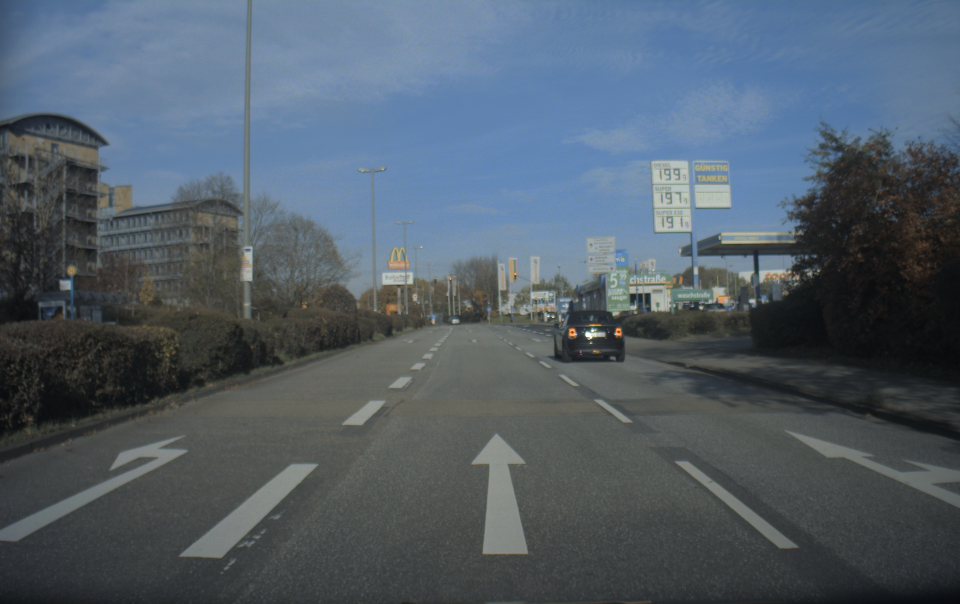
#> input picture resources/sekonix_imgs/2.png, 1920 x 1208 px, found by its file name (shown at 1/2 size)
$ python test_ipm.py ../resources/sekonix_imgs/2.png
#> lines starting #> are read from the running program, lines starting #| are printed output that depends on the picture
# -*- coding: utf-8 -*-
import numpy as np
import cv2

class IPM(object):
    """
    Inverse perspective mapping to a bird-eye view. Assume pin-hole camera model.
    There are detailed explanation of every step in the comments, and variable names in the code follow these conventions:
    `_c` for camera coordinates
    `_w` for world coordinates
    `uv` for perspective transformed uv 2d coordinates (the input image)
    """
    def __init__(self, camera_info, ipm_info):
        self.camera_info = camera_info
        self.ipm_info = ipm_info

        ## Construct matrices T, R, K
        self.T = np.eye(4)
        self.T[2, 3] = -camera_info.camera_height # 4x4 translation matrix in 3d space (3d homo coordinate)
        _cy = np.cos(camera_info.yaw   * np.pi / 180.)
        _sy = np.sin(camera_info.yaw   * np.pi / 180.)
        _cp = np.cos(camera_info.pitch * np.pi / 180.)
        _sp = np.sin(camera_info.pitch * np.pi / 180.)
        tyaw = np.array([[_cy, 0, -_sy],
                         [0, 1, 0],
                         [_sy, 0, _cy]])
        tyaw_inv = np.array([[_cy, 0, _sy],
                             [0, 1, 0],
                             [-_sy, 0, _cy]])
        tpitch = np.array([[1, 0, 0],
                           [0, _cp, -_sp],
                           [0, _sp, _cp]])
        tpitch_inv = np.array([[1, 0, 0],
                               [0, _cp, _sp],
                               [0, -_sp, _cp]])
        self.R = np.dot(tyaw, tpitch) # 3x3 Rotation matrix in 3d space
        self.R_inv = np.dot(tpitch_inv, tyaw_inv)
        self.K = np.array([[camera_info.f_x, 0, camera_info.u_x],
                           [0, camera_info.f_y, camera_info.u_y],
                           [0, 0, 1]]).astype(np.float32) # 3x3 intrinsic perspective projection matrix

        ## The ground plane z=0 in the world coordinates, transform to a plane `np.dot(self.normal_c, point) = self.const_c` in the camera coordinates.
        # This is used to find (x,y,z)_c according to (u,v). See method `uv2xy` for detail.
        self.normal_c = np.dot(self.R, np.array([0,0,1])[:, None]) # normal of ground plane equation in camera coordinates
        self.const_c = np.dot(self.normal_c.T,
                              np.dot(self.R,
                                     np.dot(self.T, np.array([0,0,0,1])[:, None])[:3])) # constant of ground plane equation in camera coordinates

        ## Get the limit to be converted on the uv map (must below vanishing point)
        # To calculate (u,v) of the vanishing point on the uv map of delta vector v=[0,1,0] in the world coordinates
        # homo coordinates of a vector will be v_4 = [0, 1, 0, 0], mapping this vector to camera coordinate:
        # vc_3 = np.dot(R_4, np.dot(T_4, v_4))[:3] = np.dot(R, v), the 2d homo coordinate of the vanishing point will be at
        # lim_{\lambda -> \infty} np.dot(K, lambda * vc_3) = np.dot(K, vc_3)

        # lane_vec_c = np.dot(self.R, np.array([0,1,0])[:, None]) # lane vector in camera coordinates
        # lane_vec_homo_uv = np.dot(self.K, lane_vec) # lane vector on uv map (2d homo coordinate)
        lane_vec_homo_uv = np.dot(self.K, np.dot(self.R, np.array([0,1,0])[:, None])) # lane vector on uv map (2d homo coordinate)
        vp = self.vp = lane_vec_homo_uv[:2] / lane_vec_homo_uv[2] # coordinates of the vanishing point of lanes on uv map

        # UGLY: This is an ugly op to ensure the converted area do not goes beyond the vanishing point, as the camera intrinsic/extrinsic parameters are not accurate in my case.
        ipm_top = self.ipm_top = max(ipm_info.top, vp[1]+ipm_info.input_height/15)
        uv_limits = self.uv_limits = np.array([[ipm_info.left, ipm_top],
                              [ipm_info.right, ipm_top],
                              [vp[0], ipm_top],
                              [vp[0], ipm_info.bottom]]).T # the limits of the area on the uv map to be IPM-converted

        ## The x,y limit in the world coordinates is used to calculate xy_grid, and then the corresponding uv_grid
        self.xy_limits = self.uv2xy(uv_limits)
        xmin, xmax = min(self.xy_limits[0]), max(self.xy_limits[0])
        ymin, ymax = min(self.xy_limits[1]), max(self.xy_limits[1])
        stepx = (xmax - xmin) / ipm_info.out_width  # x to output pixel ratio
        stepy = (ymax - ymin) / ipm_info.out_height # y to output pixel ratio

        # xy_grid: what x,y coordinates in world coordinates will be stored in every output image pixel
        self.xy_grid = np.array([[(xmin + stepx * (0.5 + j), ymax - stepy * (0.5 + i)) for j in range(ipm_info.out_width)]
                                 for i in range(ipm_info.out_height)]).reshape(-1, 2).T
        # uv_grid: what u,v coordiantes on the uv map will be stored in every output image pixel
        self.uv_grid = self.xy2uv(self.xy_grid).astype(int)
        self.uv_grid = self.uv_grid * ((self.uv_grid[0] > ipm_info.left) * (self.uv_grid[0] < ipm_info.right) *\
                                       (self.uv_grid[1] > ipm_top) * (self.uv_grid[1] < ipm_info.bottom))
        self.uv_grid = tuple(self.uv_grid.reshape(2, ipm_info.out_height, ipm_info.out_width))
        self.uv_grid = (self.uv_grid[1], self.uv_grid[0])

    def xy2uv(self, xys): # all points have z=0 (ground plane): w (u,v,1) = KRT (x,y,z)_w
        xyzs = np.vstack((xys, -self.camera_info.camera_height * np.ones(xys.shape[1]))) # (x,y,z) after translation
        xyzs_c = np.dot(self.K, np.dot(self.R, xyzs)) # w(u,v,1) (2d homo)
        return xyzs_c[:2] / xyzs_c[2]

    def uv2xy(self, uvs): # all points have z=0 (ground plane): find (x,y,z)_c first, then x_w, y_w = (R^-1 (x,y,z)_c)[:2]
        uvs = (uvs - np.array([self.camera_info.u_x, self.camera_info.u_y])[:, None]) /\
              np.array([self.camera_info.f_x, self.camera_info.f_y])[:, None] # converted using camara intrinsic parameters
        uvs = np.vstack((uvs, np.ones(uvs.shape[1])))
        xyz_c = (self.const_c / np.dot(self.normal_c.T, uvs)) * uvs # solve the equation, get (x,y,z) on the ground plane in camera coordinates
        xy_w = np.dot(self.R_inv, xyz_c)[:2, :] # (x, y) on the ground plane in the world coordinates
        return xy_w

    def __call__(self, img):
        return self.ipm(img)

    def ipm(self, img):
        out_img = np.zeros((self.ipm_info.out_height, self.ipm_info.out_width))
        out_img[...] = img[self.uv_grid]
        return out_img

    def reverse_ipm(self, img, shape=None):
        if shape is None:
            shape = img.shape
        out_img = np.zeros(shape)
        out_img[self.uv_grid] = img
        return out_img

class _DictObjHolder(object):
    def __init__(self, dct):
        self.dct = dct

    def __getattr__(self, name):
        return self.dct[name]

if __name__ == "__main__":
    import os
    import sys
    # sys.path.insert(0, os.path.expanduser("~/caffe/python/"))
    import matplotlib
    matplotlib.use("Agg")
    import matplotlib.pyplot as plt
    # import caffe

    camera_info = _DictObjHolder({
        "f_x": 1834,         # focal length x
        "f_y": 1834,         # focal length y
        # "f_x": 34,         # focal length x
        # "f_y": 34,         # focal length y
        "u_x": 961,             # optical center x
        "u_y": 680,             # optical center y
        "camera_height": 100000,  # camera height in `mm`
        "pitch": 92.274,            # rotation degree around x
        "yaw": 0.898               # rotation degree around y
    })
    ipm_info = _DictObjHolder({
        "input_width": 1920,
        "input_height": 1208,
        "out_width": 1920,
        "out_height": 1208,
        "left": 40,
        "right": 1800,
        "top": 40,
        "bottom": 1200
    })

    # path = sys.argv[1]
    # img = caffe.io.load_image(path)
    # img = caffe.io.resize(img, (480, 640))
    img = cv2.imread('./resources/sekonix_imgs/2.png', -1)
#> img is the input picture: shape (1208, 1920, 3); mean B, G, R 104.1, 93.3, 81.5
    img = cv2.cvtColor(img, cv2.COLOR_BGR2RGB)
    if len(img.shape) == 3:
        img = np.dot(img, [0.299, 0.587, 0.114])
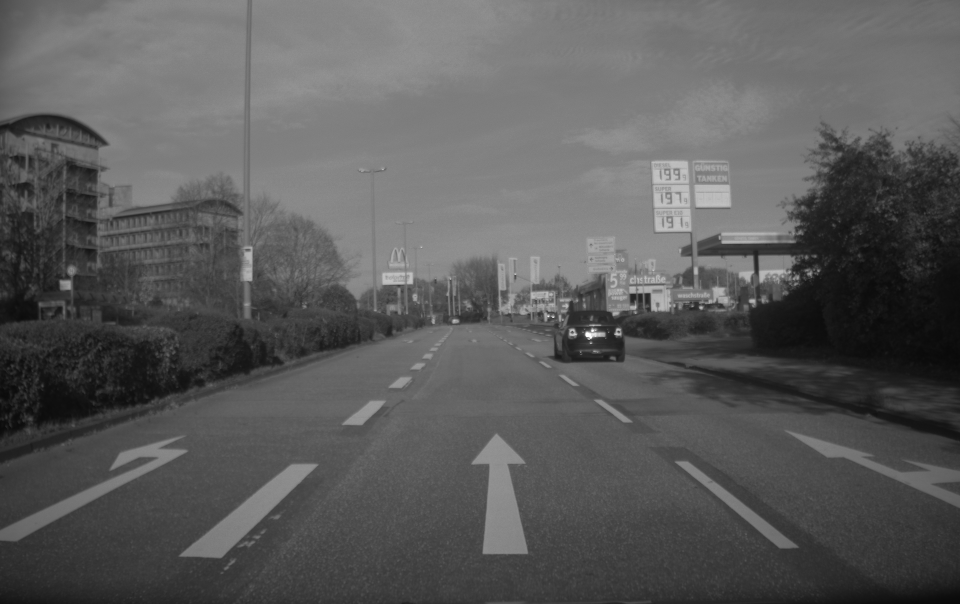
#> img: shape (1208, 1920) float64 (shown at 1/2 size); min 0, max 255, mean 91
    ipm = IPM(camera_info, ipm_info)
#> (the run stopped early here; a loop or call above may not have finished)

$ run again, with resources/sekonix_imgs/0.png copied over resources/sekonix_imgs/2.png
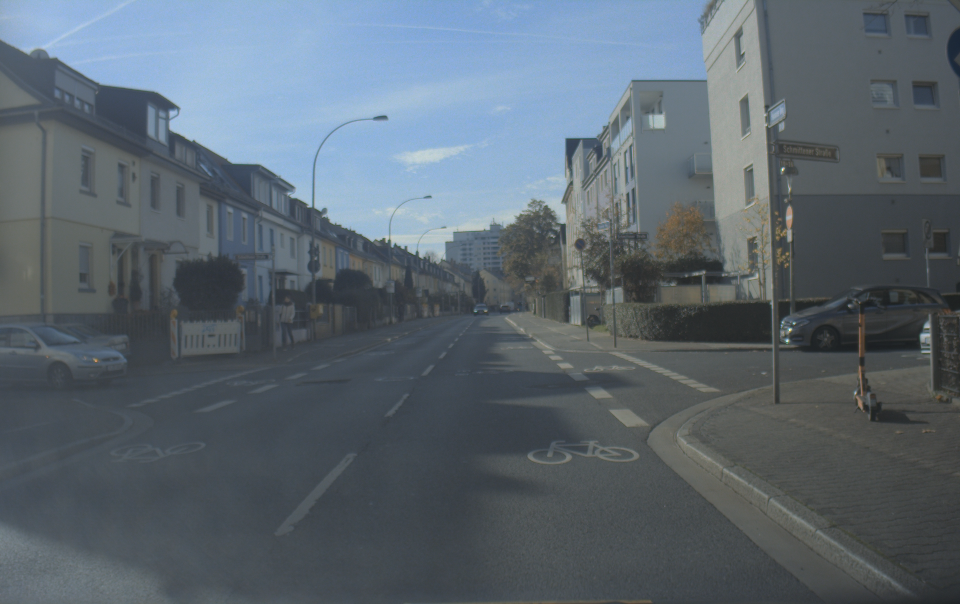
#> input picture resources/sekonix_imgs/0.png, 1920 x 1208 px, found by its file name (shown at 1/2 size)
#> img is the input picture: shape (1208, 1920, 3); mean B, G, R 111.5, 102.3, 91.3
#> `img = np.dot(img, [0.299, 0.587, 0.114])`:
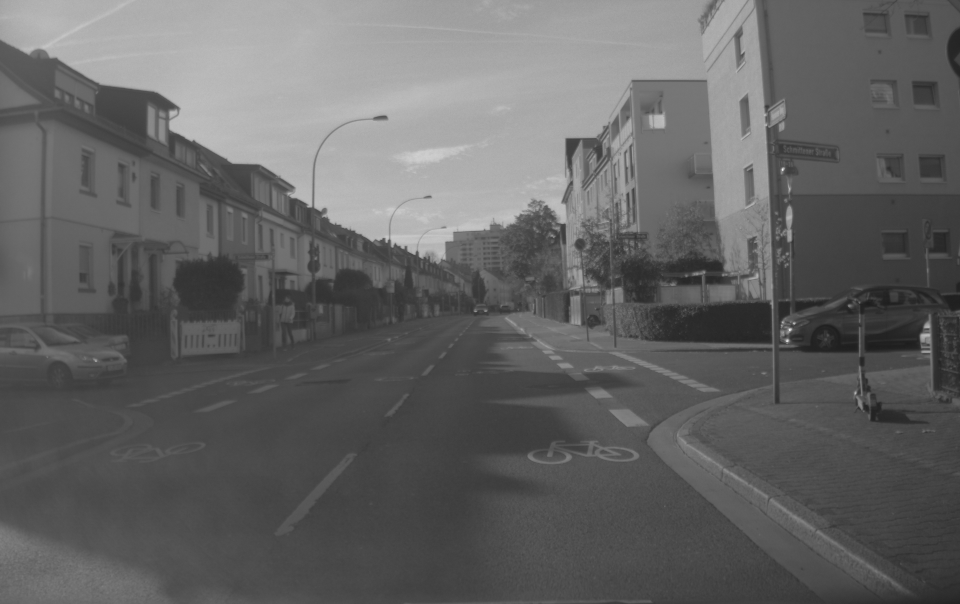
#> img: shape (1208, 1920) float64 (shown at 1/2 size); min 29.33, max 255, mean 100.1

$ run again, with resources/sekonix_imgs/3.png copied over resources/sekonix_imgs/2.png
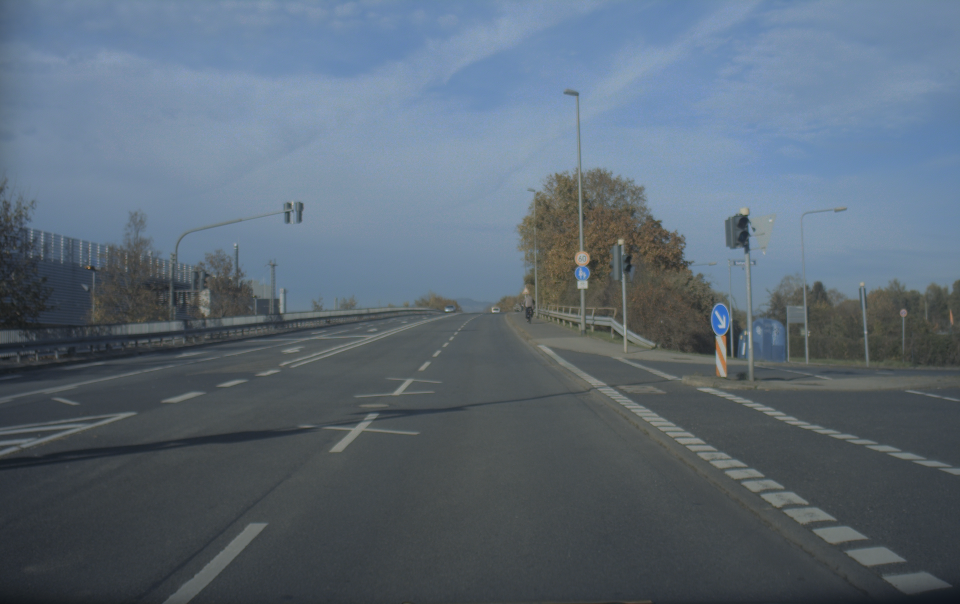
#> input picture resources/sekonix_imgs/3.png, 1920 x 1208 px, found by its file name (shown at 1/2 size)
#> img is the input picture: shape (1208, 1920, 3); mean B, G, R 117.9, 105, 91.5
#> `img = np.dot(img, [0.299, 0.587, 0.114])`:
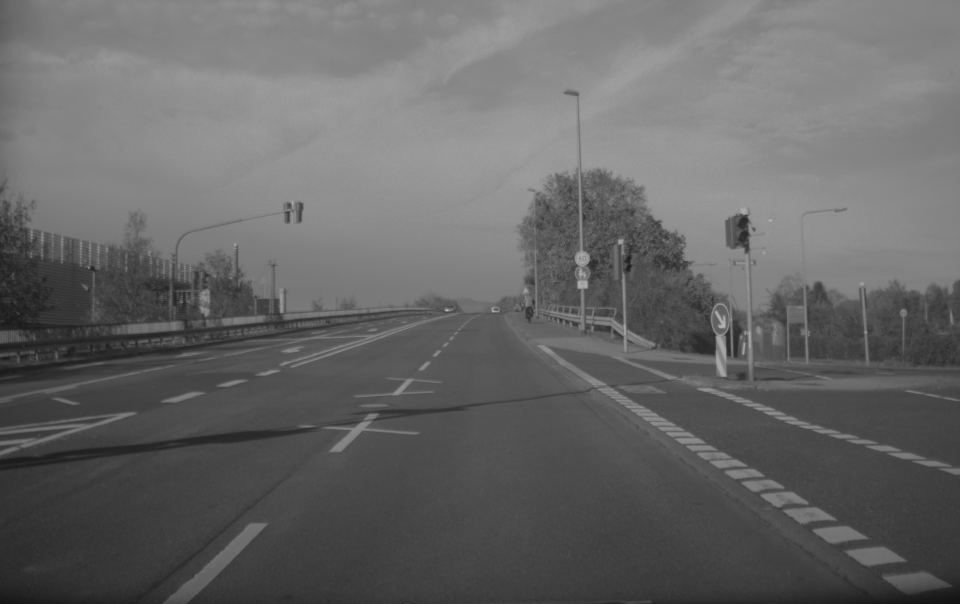
#> img: shape (1208, 1920) float64 (shown at 1/2 size); min 18.3, max 205.1, mean 102.4
